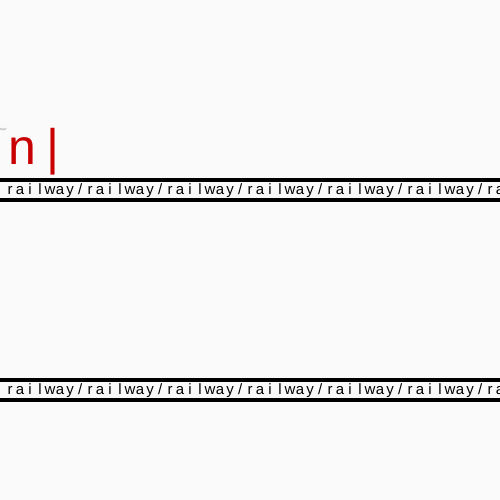
Frame 1 (no input)
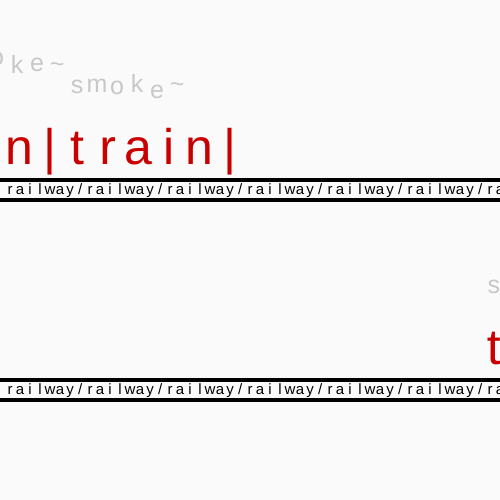
Frame 60 (no input)
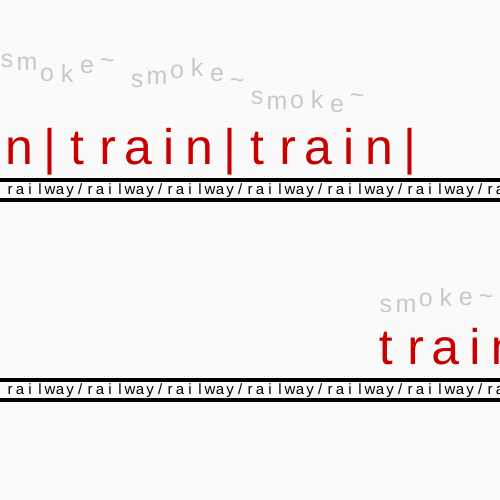
Frame 120 (the mouse pressed at the canvas centre since frame 60)

The p5.js sketch that drew these frames (run headless with seeded random() and noise() and a simulated clock; from frame 60 on, the mouse is pressed at the canvas centre):

// p5.js sketch
// ── sketch.js
let word1 = ["t","r","a","i","n","|"];
let word2 = ["s","m","o","k","e","~"];
let word3 = ["r","a","i","l","w","a","y","/"];

let x1 = -100;
let x2 = 600;

let vs1 = 130;
let vs2 = 330;

function setup() {
  createCanvas(500, 500);
  textAlign(CENTER,CENTER);

}

function draw() {
  background(250);
  
  for(let s = 0; s < 6; s+=1){
    if(vs1 < 70){
      vs1 = 130;
    }
    if(vs2 < 270){
      vs2 = 330;
    }
    push();
    translate(x1,vs1);
    textSize(25);
    fill(200);
    text(word2[s],s*20,random(0,10));
    text(word2[s],(s*20)-120,random(-10,-30));
    text(word2[s],(s*20)-250,random(-20,-40));
    text(word2[s],(s*20)-380,random(-30,-50));
    pop();
    vs1-=0.3;
    
    push();
    translate(x2,vs2);
    textSize(25);
    fill(200);
    text(word2[s],s*20,random(0,10));
    text(word2[s],(s*20)+120,random(-10,-30));
    text(word2[s],(s*20)+250,random(-20,-40));
    text(word2[s],(s*20)+380,random(-30,-50));
    pop();
    vs2-=0.3;
  }
  
  push();
  strokeWeight(4);
  line(0,180,500,180);
  line(0,200,500,200);
  line(0,380,500,380);
  line(0,400,500,400);
  pop();

  for(let num = 1; num < 100; num+=8){
      for(let a = 0; a < 8; a++){
        push();
        textSize(15);
        text(word3[a],(a+num)*10,190);
        text(word3[a],(a+num)*10,390);
        pop();
      }
  }
  
  
  for(let i = 0; i<6; i++){
    if(x1 > 1200){
      x1 = -150;
    }
    if(x2 < -800){
      x2 = 600;
    }
    
    push();
    translate(x1,150);
    textSize(50);
    fill(200,0,0);
    text(word1[i],i*30,0);
    text(word1[i],(i*30)-180,0);
    text(word1[i],(i*30)-360,0);
    text(word1[i],(i*30)-540,0);
    pop();
    x1 += 0.5;
    
    push();
    translate(x2,350);
    textSize(50);
    fill(200,0,0);
    text(word1[i],i*30,0);
    text(word1[i],(i*30)+180,0);
    text(word1[i],(i*30)+360,0);
    text(word1[i],(i*30)+540,0);
    pop();
    x2 -= 0.3;
  }
  
}
